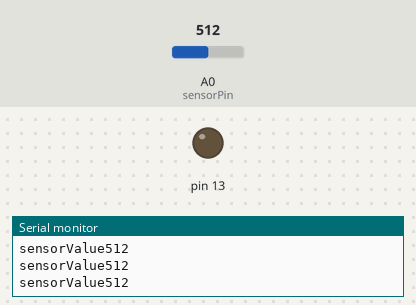
Bench run of a sketch on a simulated Arduino Uno, built with avr-gcc and run on an emulated ATmega328P. On the bench: output pins drawn as LEDs (lit = HIGH), the last lines printed to the serial monitor. Inputs (shaded band) come from the test bench; at power-on: A0 (sensorPin) = 512.

Above: at 1.3 s.
1.4 s: A0 (sensorPin) set to 208
3.2 s: A0 (sensorPin) set to 184
At 5.2 s:
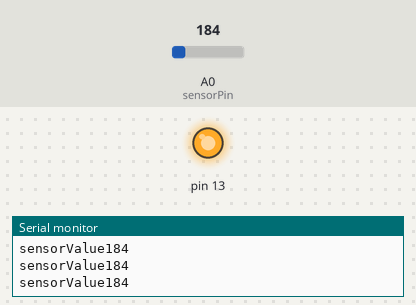
5.5 s: A0 (sensorPin) set to 210
At 7.0 s:
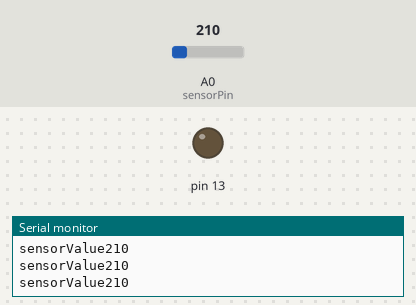
7.5 s: A0 (sensorPin) set to 190
At 8.6 s:
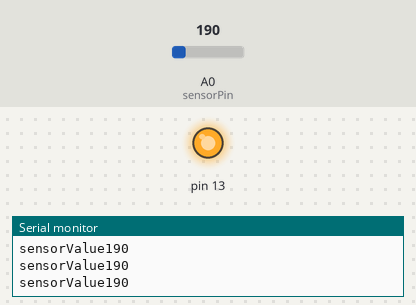
Timing chart, 0 to 10.5 s (numbered marks = the images above; inputs shaded):
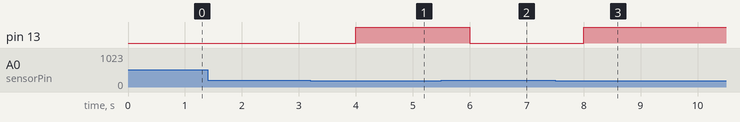

Measured:
- the behaviour switches between 201 and 200 on A0 (sensorPin) (found by bisection; images 0 and 1)
- after the input at 3.2 s, pin 13: LOW → HIGH after 0.80 s
- after the input at 5.5 s, pin 13: HIGH → LOW after 0.50 s
- after the input at 7.5 s, pin 13: LOW → HIGH after 0.51 s

The sketch:

ldr.ino
```cpp
/*The LDR is a light detective component.The intensity of light is
 displayed in the serial monitor.*/
int sensorPin = A0;
int sensorValue =0;
void setup()
{
 Serial.begin(9600);
 pinMode(13,OUTPUT);
}

void loop()
{
  sensorValue=analogRead(sensorPin);
  Serial.print("sensorValue");
  Serial.println(sensorValue);
  delay(500);
  if(sensorValue<=200)
  {
    digitalWrite(13,HIGH);
  }
  else
  digitalWrite(13,LOW);
}
```
